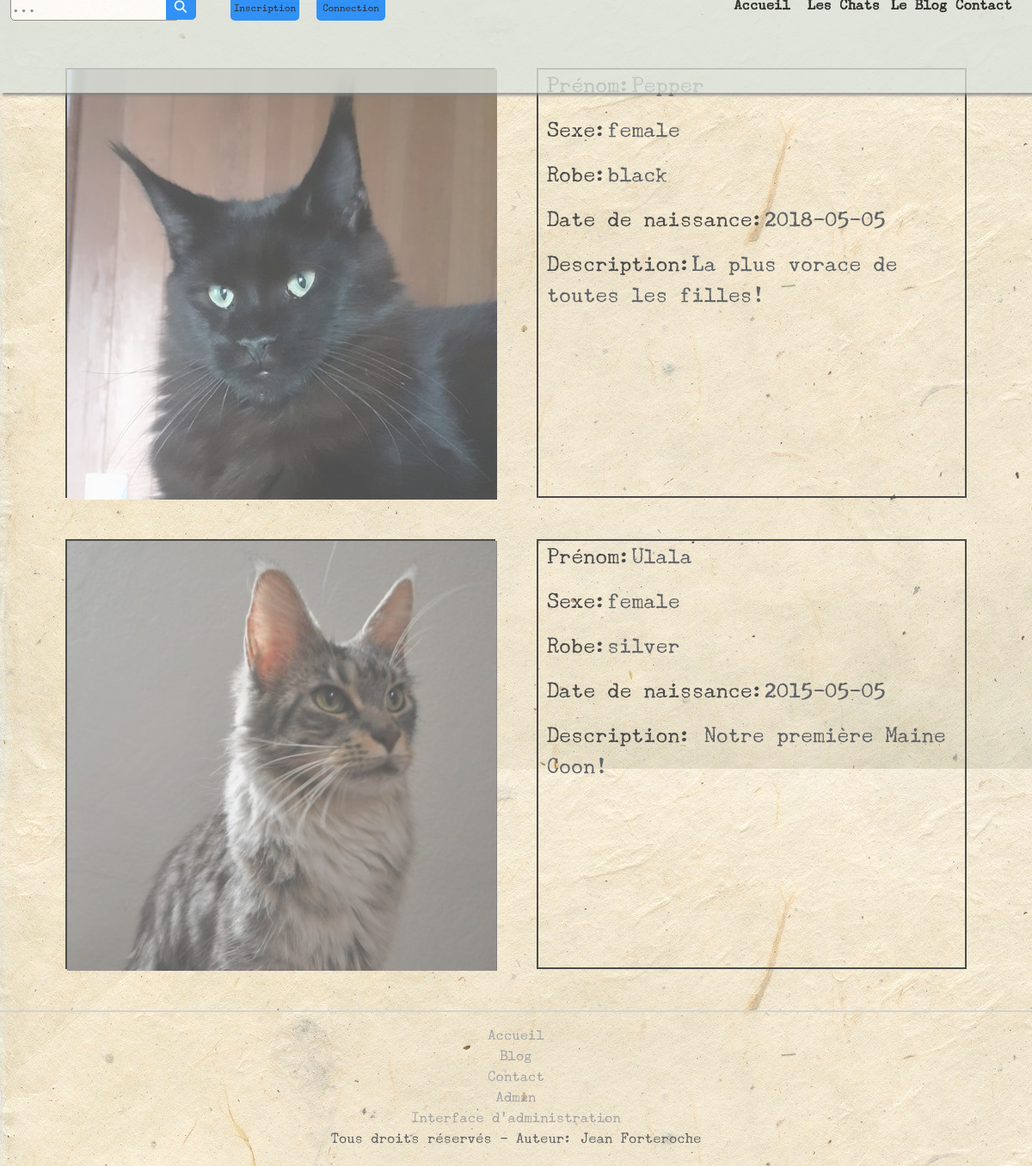
/index.php?action=maine_coon_girls, run on the app's committed database.
### tables this page shows
CREATE TABLE IF NOT EXISTS `cat_data` (
  `id` int(250) NOT NULL AUTO_INCREMENT,
  `name` varchar(250) NOT NULL,
  `breeder` varchar(250) NOT NULL,
  `gender` varchar(250) NOT NULL,
  `dob` date NOT NULL,
  `coat_color` varchar(250) NOT NULL,
  `hair_type` varchar(250) NOT NULL,
  `tabby_marking` varchar(250) NOT NULL,
  `eye_coloration` varchar(250) NOT NULL,
  `pattern_of_coat` varchar(250) NOT NULL,
  `breed` varchar(250) NOT NULL,
  `status` varchar(250) NOT NULL,
  `cat_shows` varchar(250) NOT NULL,
  `location` varchar(250) NOT NULL,
  `identification` varchar(250) NOT NULL,
  `description` varchar(250) NOT NULL,
  `image` varchar(250) NOT NULL,
  `age_category` varchar(100) NOT NULL,
  PRIMARY KEY (`id`)
);

### controller/controller.php (called while the page is built, shortened)
<?php
require_once('./model/CatManager.php');
function displayAllGirls(){
    $catManager = new \Sebastien\Blog\Model\CatManager();
    $req = $catManager->getAllGirls();
    require('./view/frontend/maine_coon_girls_view.php');
}

### model/CatManager.php (called while the page is built, shortened)
<?php
class CatManager extends Manager
{
	public function getAllGirls(){
	$db = $this->dbConnect();
	$req = $db->query("SELECT * FROM cat_data WHERE age_category ='adultef' ORDER BY id DESC");
	return $req;
	}
}

### view/frontend/maine_coon_girls_view.php (the view, shortened to what this page needs)
<div class="content_size">
	<div id="top"></div>
<?php
while($data= $req->fetch(PDO::FETCH_ASSOC)) {
			?>
		<div>
			<div id="cat_presentation">
			<div id="cat_picture"><img src="./uploads/<?php echo $data['image'];?>"></div>
			<div id="cat_info">
				<p><span class="info_title">Prénom:</span><?php echo $data['name'];?></p>
				<p><span class="info_title">Sexe:</span><?php echo $data['gender'];?></p>
				<p><span class="info_title">Robe:</span><?php echo $data['coat_color'];?></p>
				<p><span class="info_title">Date de naissance:</span><?php echo $data['dob'];?></p>
				<p><span class="info_title">Description:</span><?php echo $data['description'];?></p>
			</div>
		</div>
		<?php
		}
		?>
<?php require('template.php'); ?>

### public/css/style.css (style rules this page uses)
html { scroll-behavior: smooth; }
body { margin-left: auto; margin-right: auto; font-family: 'Underwood Champion', Arial, Verdana, sans-serif; }
#top { height: 6em; }
span { margin-left: 25%; margin-top: 10%; font-size: 1.5em; }
.content_size { min-height: 1200px; background-image: url(../images/alaska_img6.jpg); background-repeat: repeat; position: relative; padding-bottom: 20px; width: 100%; margin: 0 auto; top: 0%; z-index:10; opacity: 0.7; }
#cat_presentation { display: flex; margin: 0 auto; justify-content: center; }
#cat_picture { width:500px; height:500px; border: solid black 2px; margin: 2%; }
#cat_info { width:500px; height:500px; padding-left: 10px; border: solid black 2px; margin: 2%; font-weight: 400; font-size: 1.5rem; }
.info_title { color: black; font-weight: 400; font-size: 1.5rem; }
span.info_title { margin:0; }
img { width: 500px; height: 500px; }
#top { height:55px; width: 100%; }

### data on the page
cat_data: image (picture), gender "female", coat_color "black", dob "2018-05-05", description "La plus vorace de toutes les filles!"
cat_data: image (picture), name "Ulala", gender "female", coat_color "silver", dob "2015-05-05", description "Notre première Maine Coon!"
